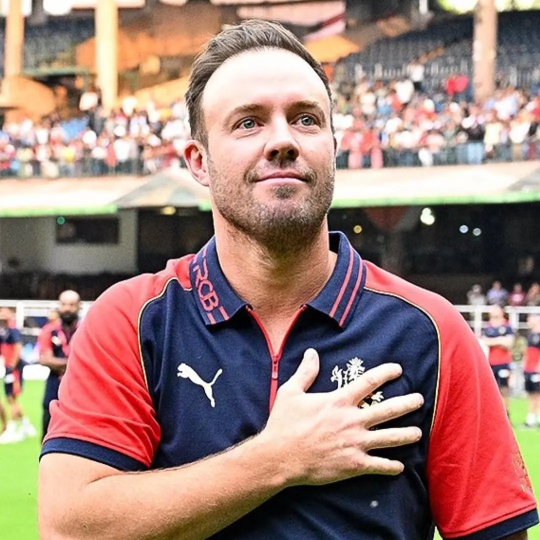
#> input picture UI/images/abd.jpg, 1080 x 1080 px (shown at 1/2 size); its folder holds only this picture in this run
$ python -i utils.py   (imports and definitions only)
#> lines starting #> are read from the running program, lines starting #| are printed output that depends on the picture
import joblib
import json
import os
import numpy as np
import base64
import cv2
from wavelet import w2d

__class_name_to_number = {}
__class_number_to_name = {}
__model = None

def classify_image(image_base64_data, file_path=None):
    imgs = get_cropped_image_if_2_eyes(file_path, image_base64_data)

    if len(imgs) == 0:
        return [{"error": "No face with 2 eyes detected"}]

    result = []
    for img in imgs:
        scalled_raw_img = cv2.resize(img, (64, 64))
        img_har = w2d(img, 'db1', 5)
        scalled_img_har = cv2.resize(img_har, (64, 64))

        combined_img = np.vstack((
            scalled_raw_img.reshape(64*64*3, 1),
            scalled_img_har.reshape(64*64, 1)
        ))

        len_image_array = 64*64*3 + 64*64
        final = combined_img.reshape(1, len_image_array).astype(float)

        result.append({
            'class': class_number_to_name(__model.predict(final)[0]),
            'class_probability': np.around(__model.predict_proba(final) * 100, 2).tolist()[0],
            'class_dictionary': __class_name_to_number
        })

    return result


def class_number_to_name(class_num):
    return __class_number_to_name[class_num]


def load_saved_artifacts():
    print("loading saved artifacts...start")
    global __class_name_to_number
    global __class_number_to_name
    global __model

    base_dir = os.path.dirname(os.path.abspath(__file__))
    class_dict_path = os.path.join(base_dir, "artifacts", "class_dictionary.json")
    with open(class_dict_path, "r") as f:
        __class_name_to_number = json.load(f)
        __class_number_to_name = {v: k for k, v in __class_name_to_number.items()}

    model_path = os.path.join(base_dir, "artifacts", "resaved_model.pkl")
    np_load_old = np.load
    np.load = lambda *a, **k: np_load_old(*a, allow_pickle=True, **k)
    __model = joblib.load(model_path)
    np.load = np_load_old
    print("Model loaded successfully!")

    if __model is None:
        with open(model_path, "rb") as f:
            __model = joblib.load(f)

    np.load = np_load_old

    print("loading saved artifacts...done")


def get_cv2_image_from_base64_string(b64str):
    '''
    credit: https://stackoverflow.com/questions/33754935/read-a-base-64-encoded-image-from-memory-using-opencv-python-library
    :param uri:
    :return:
    '''
    if "," in b64str:
        b64str = b64str.split(',')[1]
    nparr = np.frombuffer(base64.b64decode(b64str), np.uint8)
    img = cv2.imdecode(nparr, cv2.IMREAD_COLOR)
    return img


def get_cropped_image_if_2_eyes(image_path, image_base64_data):
    face_cascade = cv2.CascadeClassifier(cv2.data.haarcascades + "haarcascade_frontalface_default.xml")
    eye_cascade = cv2.CascadeClassifier(cv2.data.haarcascades + "haarcascade_eye.xml")

    if image_path:
        img = cv2.imread(image_path)
    else:
        img = get_cv2_image_from_base64_string(image_base64_data)

    gray = cv2.cvtColor(img, cv2.COLOR_BGR2GRAY)
    faces = face_cascade.detectMultiScale(gray, 1.3, 5)

    cropped_faces = []
    for (x, y, w, h) in faces:
        roi_gray = gray[y:y+h, x:x+w]
        roi_color = img[y:y+h, x:x+w]
        eyes = eye_cascade.detectMultiScale(roi_gray)
        if len(eyes) >= 2:
            cropped_faces.append(roi_color)
    return cropped_faces


def get_b64_test_image_for_virat():
    with open("b64.txt") as f:
        return f.read()


# [3 lines not run here, left out]

# [5 lines of commented-out code are left out]

>>> import cv2
>>> picture = cv2.imread('UI/images/abd.jpg', cv2.IMREAD_GRAYSCALE)
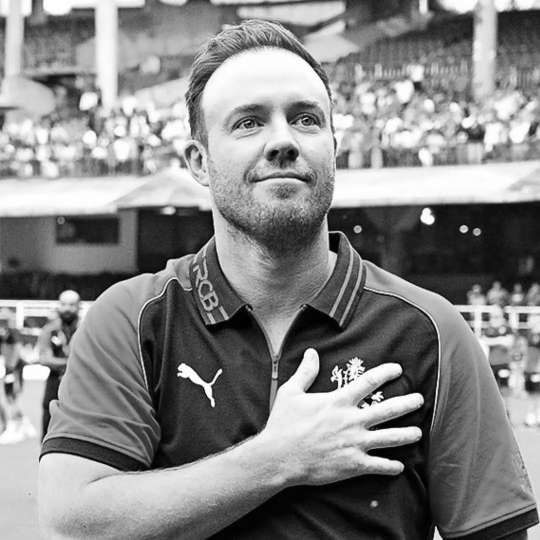
#> picture: shape (1080, 1080) (shown at 1/2 size); min 0, max 255, mean 134.6
>>> result = classify_image(picture)
#> in get_cv2_image_from_base64_string, `nparr = np.frombuffer(base64.b64decode(b64str), np.uint8)`: nparr = 68 values, max 255 at index 44, min 6 at index 25, mean 123
#> (the run stopped early here; a loop or call above may not have finished)

$ run again, on UI/images/msd.jpg
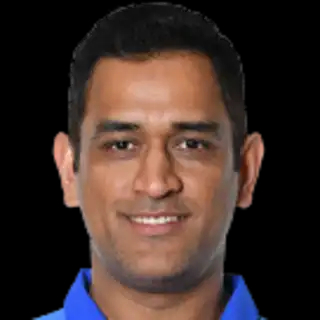
#> input picture UI/images/msd.jpg, 320 x 320 px
#> `picture = cv2.imread('UI/images/abd.jpg', cv2.IMREAD_GRAYSCALE)`:
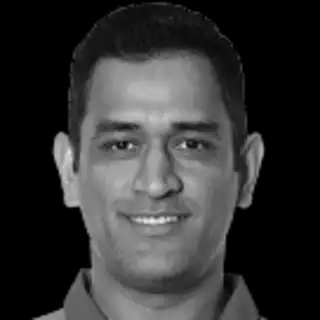
#> picture: shape (320, 320); min 0, max 237, mean 51.2
#> nparr = 118 values, max 255 at index 0, min 0 at index 114, mean 176.7

$ run again, on UI/images/sachin.jpg
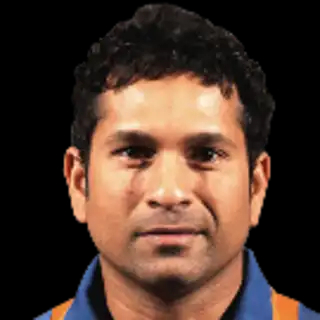
#> input picture UI/images/sachin.jpg, 320 x 320 px
#> `picture = cv2.imread('UI/images/abd.jpg', cv2.IMREAD_GRAYSCALE)`:
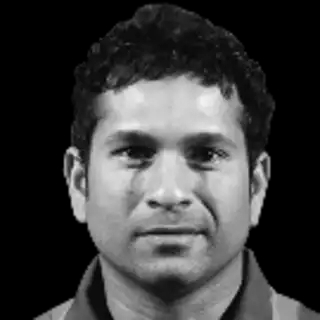
#> picture: shape (320, 320); min 0, max 244, mean 60.7
#> nparr = 257 values, max 255 at index 49, min 0 at index 188, mean 176

$ run again, on UI/images/virat.jpg
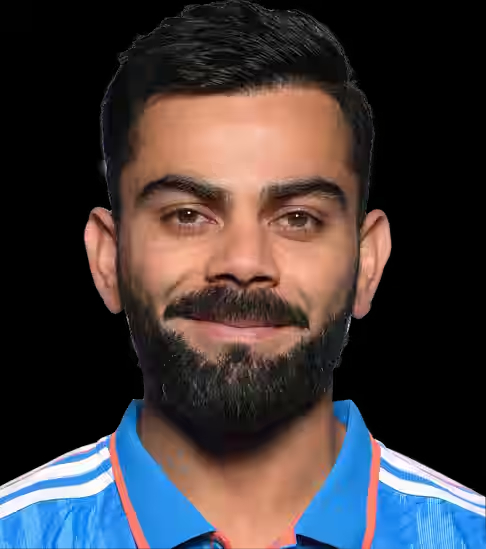
#> input picture UI/images/virat.jpg, 486 x 549 px
#> `picture = cv2.imread('UI/images/abd.jpg', cv2.IMREAD_GRAYSCALE)`:
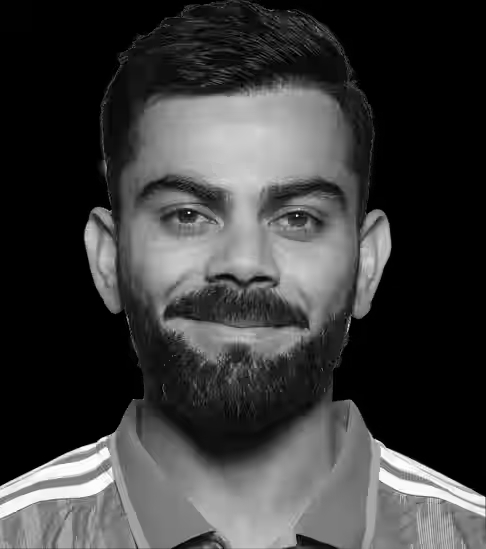
#> picture: shape (549, 486); min 0, max 255, mean 60.9
#> nparr = 50 values, max 255 at index 39, min 7 at index 27, mean 179.8
